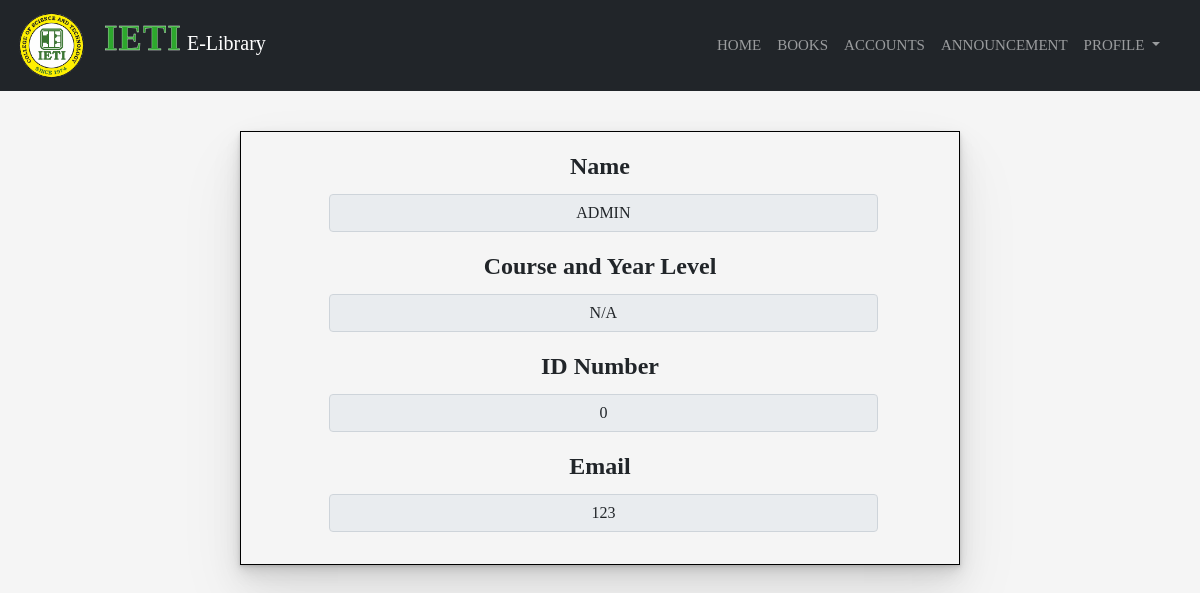
/AdminAbout.php?ID=18 (signed in), run on the app's committed database.
### tables this page shows
CREATE TABLE `users` (
  `ID` int(150) NOT NULL,
  `Name` varchar(150) NOT NULL,
  `Course_Yrlevel` varchar(150) NOT NULL,
  `ID_Number` varchar(255) NOT NULL,
  `Email` varchar(150) NOT NULL,
  `Password` varchar(150) NOT NULL,
  `Account_type` varchar(150) NOT NULL,
  `verified` int(11) DEFAULT NULL
);

### AdminAbout.php (the view, shortened to what this page needs)
<?php
require 'Config.php';
?>
<!DOCTYPE html>
<html lang="en">
<head>
    <link href="https://cdn.jsdelivr.net/npm/bootstrap@5.1.3/dist/css/bootstrap.min.css" rel="stylesheet">
    <link rel="stylesheet" href="homepage.css">
</head>
<body class="bd" >
<nav class="navbar navbar-expand-lg navbar-dark bg-dark">
  <div class="container-fluid">
    <a class="navbar-brand" href="Adminhome.php"><img src="logo2.png"><span class="text">IETI</span> E-Library</a>
    <div class="collapse navbar-collapse" id="navbarSupportedContent">
      <ul class="navbar-nav ms-auto mb-2 mb-lg-0">
        <li class="nav-item">
          <a class="nav-link " aria-current="page" href="AdminHome.php">Home</a>
        </li>
        <li class="nav-item">
          <a class="nav-link" href="AdminBooks.php">Books</a>
        </li>
        <li class="nav-item">
          <a class="nav-link" href="accounts.php">Accounts</a>
        </li>
        <li class="nav-item">
          <a class="nav-link" href="AdminAnnouncement.php">Announcement</a>
        </li>
        <li class="nav-item dropdown">
          <a class="nav-link dropdown-toggle" href="#" id="navbarDropdown" role="button" data-bs-toggle="dropdown" aria-expanded="false">
            Profile
          </a>
        </li>
      </ul>
    </div>
  </div>
</nav>
<div class="card-body" id="j">
<?php
        if(isset($_GET['ID'])){
          $ID = mysqli_real_escape_string($conn, $_GET['ID']);
          $query = "SELECT * FROM users WHERE ID ='$ID'";
          $query_run = mysqli_query($conn,$query);
          if(mysqli_num_rows($query_run)>0){
            $result = mysqli_fetch_array($query_run);
            ?>
    <table class="table table-bordered striped table-hover">
          <div class="aw">
            <div class="mb-3">
                <center><label>Name</label></center>
                <input type="text" name="Name" value="<?= $result['Name'];?>" class="form-control" disabled>
              </div>
            <div class=" mb-3">
                <center><label>Course and Year Level</label></center>
                <input type="text" name="Course_Yrlevel" value="<?= $result['Course_Yrlevel'];?>"  class="form-control " disabled>
            </div>
            <div class="mb-3">
            <center><label>ID Number</label></center>
                <input type="text" name="ID_Number" value="<?= $result['ID_Number'];?>"  class="form-control " disabled>
            </div>
            <div class=" mb-3">
            <center><label>Email</label></center>
                <input type="text" name="Email" value="<?= $result['Email'];?>"  class="form-control " disabled>
            </div>
          </div>
          <?php
                    }
                    else{
                      echo "<h4>No Such ID found</h4>";
                    }
                  }
                  ?>

### homepage.css (style rules this page uses)
* { font-family: montserrat; box-sizing: border-box; margin:0; padding:0; }
.form-control { font-family: inherit; font-size: inherit; margin-left: 6vw; text-align: center; width: 80% !important; }
.aw label { font-size: 3vh; font-weight:bold; margin-bottom: 10px; }
body { background: whitesmoke; margin: 0 auto; }
.collapse { margin-right: 20px; }
.navbar { position: sticky !important; top:0; z-index: 1; }
.navbar a img { height: 65px; width: 65px; }
.navbar-nav a { font-size: 15px; text-transform: uppercase; font-weight: 500; }
#j { box-shadow: rgba(0, 0, 0, 0.07) 0px 1px 2px, rgba(0, 0, 0, 0.07) 0px 2px 4px, rgba(0, 0, 0, 0.07) 0px 4px 8px, rgba(0, 0, 0, 0.07) 0px 8px 16px, rgba(0, 0, 0, 0.07) 0px 16px 32px, rgba(0, 0, 0, 0.07) 0px 32px 64px; border: .2px solid black; max-height: 200vh; padding-bottom: 0px; }
.navbar-dark .navbar-brand .text { color:rgb(45, 168, 45); font-size: 35px; padding-left: 20px; letter-spacing: 1px; font-weight:bold; -webkit-text-stroke-color: white; -webkit-text-stroke-width: .3px; }
.card-body { max-width: 100%; margin-top: 5vh; margin-left: 20vw; margin-right: 20vw; }
.card-body .table { width: 90%; }
a { color:#092032; text-decoration: none; transition: all 0.4 ease; padding-left: 7px; }
::placeholder { color:rgb(207, 214, 207); opacity:50%; font-weight: bold; }
img { width: 100%; }
.bd { height: 100vh; }

### data on the page
users: Name "ADMIN", Course_Yrlevel "N/A", ID_Number "0", Email "123"
